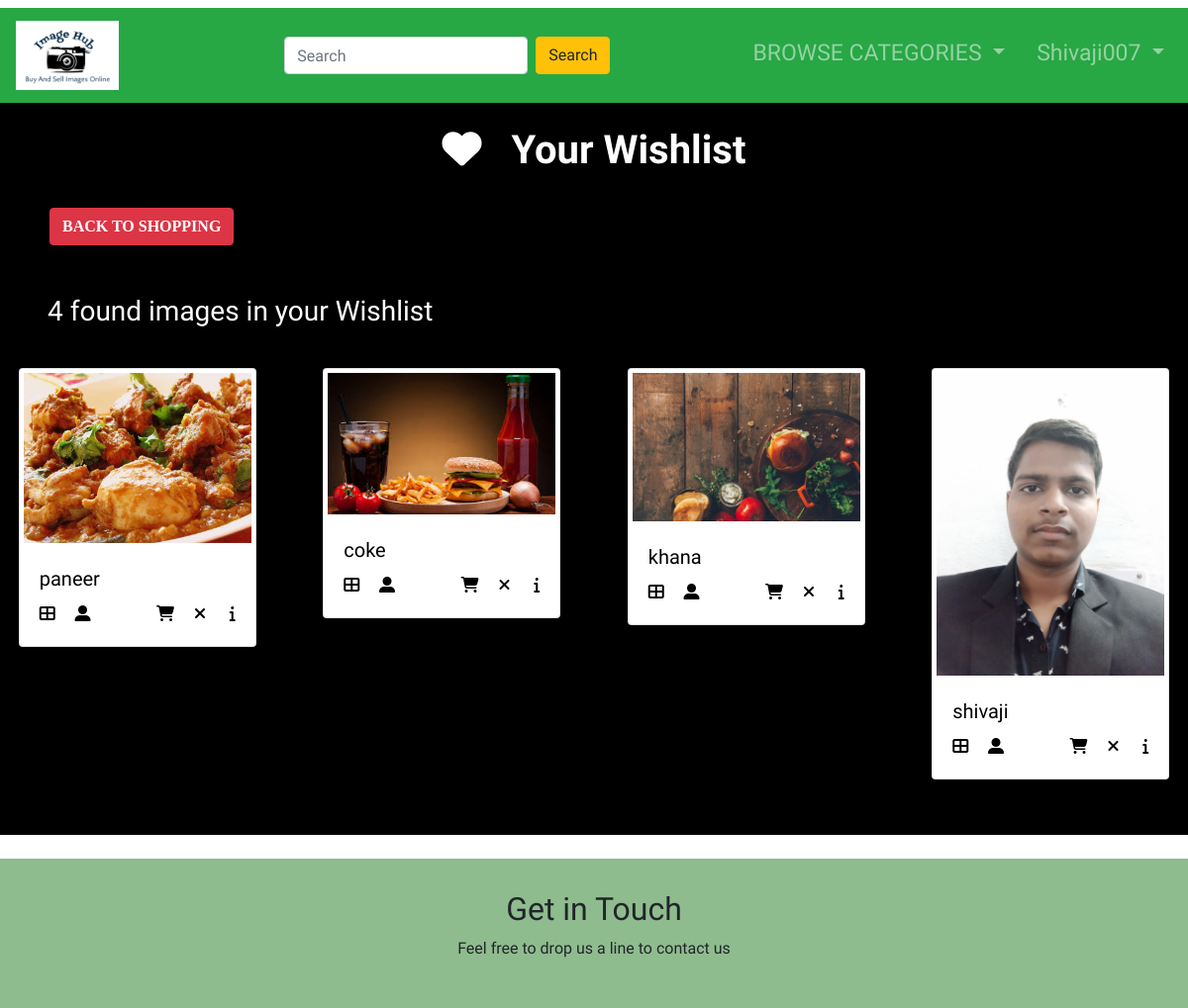
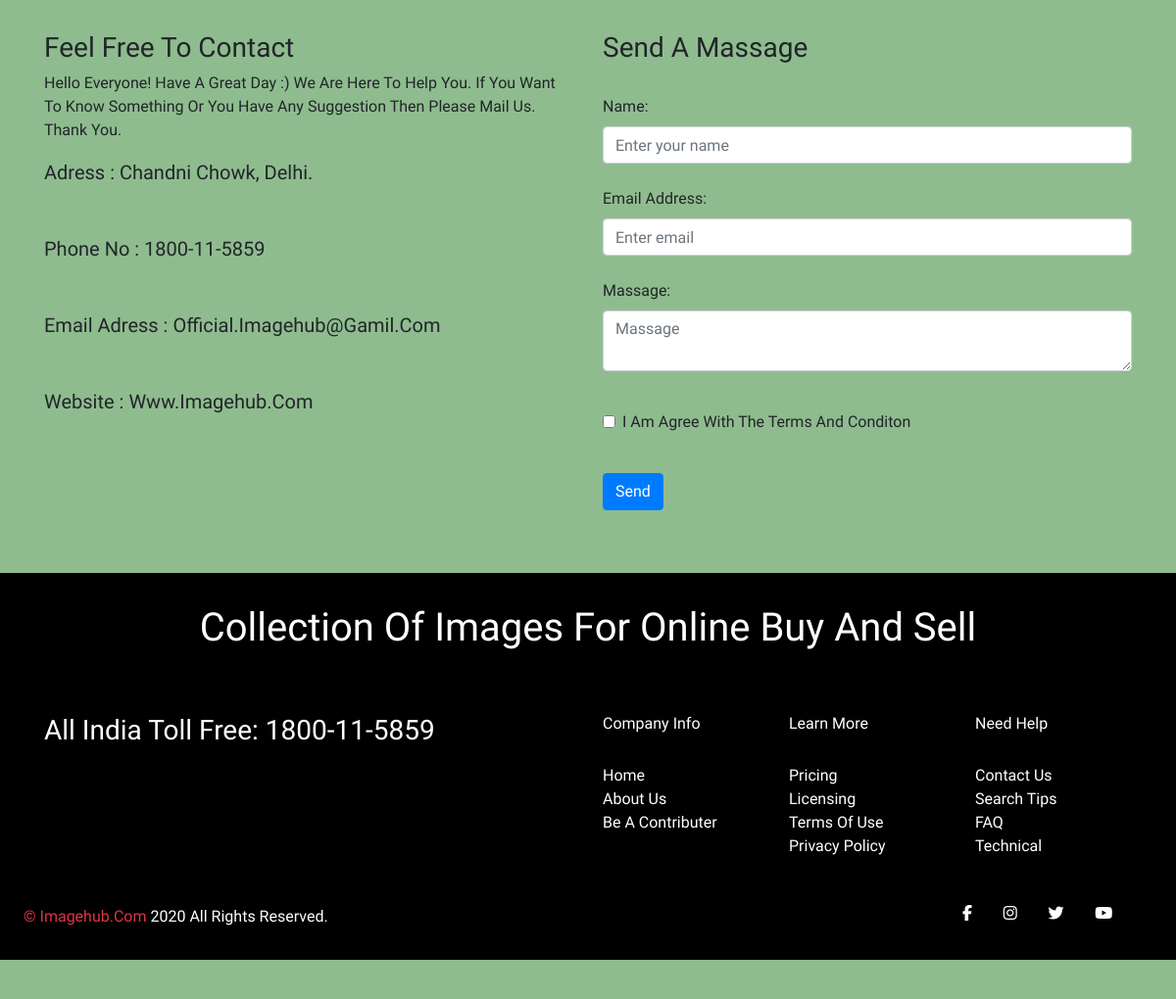
/buyer/wishlist.php (signed in), run on the app's committed database (2 pictures, top to bottom).
### tables this page shows
CREATE TABLE `wishlist` (
  `i_id` int(10) NOT NULL,
  `s_username` varchar(255) NOT NULL,
  `b_username` varchar(255) NOT NULL,
  `w_id` int(100) NOT NULL
);

CREATE TABLE `images` (
  `i_id` int(10) NOT NULL,
  `i_name` varchar(255) NOT NULL,
  `i_path` varchar(255) NOT NULL,
  `category` varchar(255) NOT NULL,
  `description` text NOT NULL,
  `s_username` varchar(255) NOT NULL,
  `tag` text NOT NULL
);

### buyer/wishlist.php (the view, shortened to what this page needs)
<?php
include_once('../db_connect.php');
$user = $_SESSION['username'];
?>
<!DOCTYPE html>
<html>
<head>
<?php include_once('../bootstrap.php'); ?>
</head>
<body>
    <header class="pt-2">
          <?php include_once('login_header.php');?>
    </header>
<div style="background-color: black;" class="text-white pb-5">
<h1 class="text-center p-4" style="font-weight: bolder;"><i class="fas fa-heart"></i>&nbsp;&nbsp;&nbsp;Your Wishlist </h1>
<a href="home.php" style="text-decoration:none; width:20%; "><div class="pl-5" style="font-family:Lucida Sans;border-radius:6px; border:2px solid black; width:20%;">
    <button style=" font-weight:bold; text-align:center;" class="btn btn-danger">BACK TO SHOPPING</button>
</div></a><br><br>
<?php
$query = "SELECT * FROM `wishlist` WHERE  b_username='$user'";
$queryfire=mysqli_query($con,$query);
$num = mysqli_num_rows($queryfire);
if($num >0){
    ?><h3 class="pl-5"><?php echo $num ?> found images in your Wishlist</h3><br>
    <div class="container_fluid">
    <div class="row">
    <?php
       while($wishlist = mysqli_fetch_array($queryfire))
       {
        $i_id= $wishlist['i_id'];
        $query1="SELECT * FROM `images` WHERE i_id = '$i_id'";
        $queryfire1=mysqli_query($con,$query1);
        $image_detail = mysqli_fetch_array($queryfire1);
        $image_ctg = $image_detail['category'];
        $image_name = $image_detail['i_name'];
        $image_url = $image_detail['i_path'];
        $image_tag = $image_detail['tag'];
        $seller = $image_detail['s_username'];
    ?>
   <div class=" col-lg-3 col-md-6 col-sm-12 col-12 my-2 ">
   <a href="more_info.php?id=<?php echo $i_id ?>" style =" text-decoration:none; color:black;">
   <div class="card mx-auto" style="width: 15rem;">
             <img src="../<?php echo $image_ctg ?>/<?php echo $image_url ?>" alt="<?php echo $image_tag ?>" class="img-fluid p-1">
                  <div class="card-body">
                   <h5 class="card-title"><?php echo $image_name ?></h5>
                 <div class="container-fluid"><div class="row">
                 <div>
                 <a href="see_all.php?ctg=<?php echo $image_ctg  ?>" style="color:black;"> <i class="fa fa-th-large" aria-hidden="true"></i></a>&nbsp;&nbsp;&nbsp;&nbsp;
                 <a href="same_modal.php?seller=<?php echo $seller ?>" style="color:black;"><i class='fas fa-user-alt'></i> </a>
                 </div>
                 <div class=" ml-auto">
                <a href="addcart.php?id=<?php echo $i_id?>&seller=<?php echo $seller ?>" target="_blank" style="color:black;"><i class='fas fa-shopping-cart'></i></a>&nbsp;&nbsp;&nbsp;&nbsp;
                <a href="removewish.php?id=<?php echo $i_id?>" style="color:black;" target="_blank"><i class="fas fa-times"></i></a> &nbsp;&nbsp;&nbsp;&nbsp;
                <a href="more_info.php?id=<?php echo $i_id?>" style="color:black;"><i class='fas fa-info'></i></a>
                 </div>
                 </div></div>
                 </div>
               </div></a>
              </div>
    <?php
    }
 }
else
{
    ?><br><br><h1 class="mx-auto">your wishlist is empty</h1><?php
}
?>
    </div>
</div>
</div>
<footer>
        <br>
       <?php include_once('../contact.php'); ?>
<?php  include_once('../footer.php'); ?>
</footer>
</body>
</html>

### bootstrap.php (shortened to what this page needs)
<html>
<head>
            <link rel="stylesheet" href="bootstrap.min.css">
            <link rel="stylesheet" href="https://stackpath.bootstrapcdn.com/bootstrap/4.3.1/css/bootstrap.min.css"
>
    <link rel="stylesheet" href="https://cdnjs.cloudflare.com/ajax/libs/font-awesome/4.7.0/css/font-awesome.min.css">
</head>
<body>
</body>
</html>

### buyer/login_header.php (shortened to what this page needs)
<!DOCTYPE html>
<html lang="en">
<head>
</head>
<body>
<nav class="navbar navbar-expand-lg navbar-dark bg-success">
  <a class="navbar-brand" href="home.php"><img src="../logo.png" style="height: 70px;"></a>
  <div class="collapse navbar-collapse" style="font-size:23px;" id="navbarSupportedContent">
    <ul class="navbar-nav ml-auto">
<form method = "POST" action = "../search.php"  class="form-inline my-2" style="margin-right: 120px;">
      <input class="form-control mr-2" name="search" type="search" placeholder="Search" aria-label="Search">
      <button class="btn btn-warning my-2 my-sm-0" type="submit">Search</button>
    </form>
      <li class="nav-item dropdown  ml-3">
        <a class="nav-link dropdown-toggle " href="#" id="navbarDropdown" role="button"  data-toggle="dropdown" aria-haspopup="true" aria-expanded="false">
          BROWSE CATEGORIES
        </a>
      </li>
      <li class="nav-item dropdown ml-3">
        <a class="nav-link dropdown-toggle " href="#" id="navbarDropdown" role="button" data-toggle="dropdown" aria-haspopup="true" aria-expanded="false">
        <?php  echo $_SESSION['username'];  ?>
        </a>
      </li>
       </ul>
  </div>
</nav>
</body>
</html>

### contact.php (shortened to what this page needs)
<div style="background-color:darkseagreen; padding-bottom:2rem; padding-top:2rem;">
    <h2 class=" text-center">Get in Touch</h2>
    <p class=" text-center">Feel free to drop us a line to contact us</p><br><br>
  <div class=" container text-capitalize "><div class=" row ">
     <div class=" col-lg-6 col-md-6 col-12 my-3">
       <h3>Feel Free To Contact</h3>
       <p>Hello Everyone! Have a great day :) We are here to help you. If you want to know something or you have any suggestion then please mail us. Thank You.</p>
        <span style =" font-size:20px;">adress : chandni chowk, delhi. </span><br><br><br>
        <span style =" font-size:20px;">phone no : 1800-11-5859 </span><br><br><br>
        <span style =" font-size:20px;">email adress : official.imagehub@gamil.com </span><br><br><br>
        <span style =" font-size:20px;">website : www.imagehub.com </span><br>
      </div>
      <div class=" col-lg-6 col-md-6 col-12 my-3">
      <form action="" method="POST">
      <h3>send a massage</h3><br>
  <div class="form-group">
    <div class="form-group">
    <label for="name">Name:</label>
    <input type="text" class="form-control" placeholder="Enter your name" name="name" required><br>
    <label for="email">Email address:</label>
    <input type="email" class="form-control" placeholder="Enter email" name="email" required><br>
    <label for="massage">Massage:</label>
    <textarea type="text" class="form-control" placeholder="Massage" name="massage" required></textarea><br>
  </div>
  <div class="form-group form-check">
    <label class="form-check-label">
      <input class="form-check-input" type="checkbox">  I am agree with the terms and conditon
    </label>
  </div><br>
  <button type="submit" class="btn btn-primary" name="submit">Send</button>
</form>
      </div>
   </div></div></div>

### footer.php
<div class=" mb-4 pt-2"><?php include_once('contact.php'); ?></div>
<div class="my-2 text-capitalize " style="background-color: black;">
  <div class="pt-3 text-white">
      <h1 class="text-capitalize text-center my-3">collection of images for online buy and sell</h1><br>
      <div class="container"><div class="row">
          <div class="col-lg-6 col-md-6 col-12 py-4"> <h3> All India Toll Free: 1800-11-5859</h3>  </div>
          <div class="col-lg-6 col-md-6 col-12 py-4"> <div class="row">
             <div class="col-lg-4 col-md-14 col-4 mx-auto">
                 <h6>company info</h6><br>
               Home<br>
               About Us<br>
               be a contributer<br>
             </div>
             <div class="col-lg-4 col-md-14 col-4 mx-auto">
             <h6>learn more</h6><br>
             Pricing<br>
             Licensing<br>
             Terms of Use<br>
              Privacy Policy<br>
             </div>
             <div class="col-lg-4 col-md-14 col-4 mx-auto">
                 <h6>Need Help</h6><br>
                 Contact Us<br>
                  Search Tips<br>
                    FAQ<br>
                  Technical<br>
             </div> </div>
        </div>
    </div></div><br>
    <div class="container-fluid"><div class=" row">
   <p class="pb-3 pl-4" style="float:left;"><a href="imagehub.com" class="text-danger"> © imagehub.com</a> 2020 All rights reserved.</p>
             <div class="row pr-5"  style =" margin-left : auto;">
               <i class="fa fa-facebook-f "></i>&nbsp;&nbsp;&nbsp;&nbsp;&nbsp;&nbsp;&nbsp;&nbsp;
               <i class="fa fa-instagram "></i>&nbsp;&nbsp;&nbsp;&nbsp;&nbsp;&nbsp;&nbsp;&nbsp;
               <i class="fa fa-twitter"></i>&nbsp;&nbsp;&nbsp;&nbsp;&nbsp;&nbsp;&nbsp;&nbsp;
               <i class="fa fa-youtube"></i>&nbsp;&nbsp;&nbsp;&nbsp;&nbsp;&nbsp;&nbsp;&nbsp;
              </div>
  </div></div>
</div>
</div>

### bootstrap.php (style rules this page uses)
* { font-family: 'Gotu', sans-serif; }

### data on the page
wishlist: i.i_path (picture), i.i_name "paneer"
wishlist: i.i_path (picture), i.i_name "coke"
wishlist: i.i_path (picture), i.i_name "khana"
wishlist: i.i_path (picture), i.i_name "shivaji"

### other printed values
$_SESSION['username'] "Shivaji007"
$num "4"
